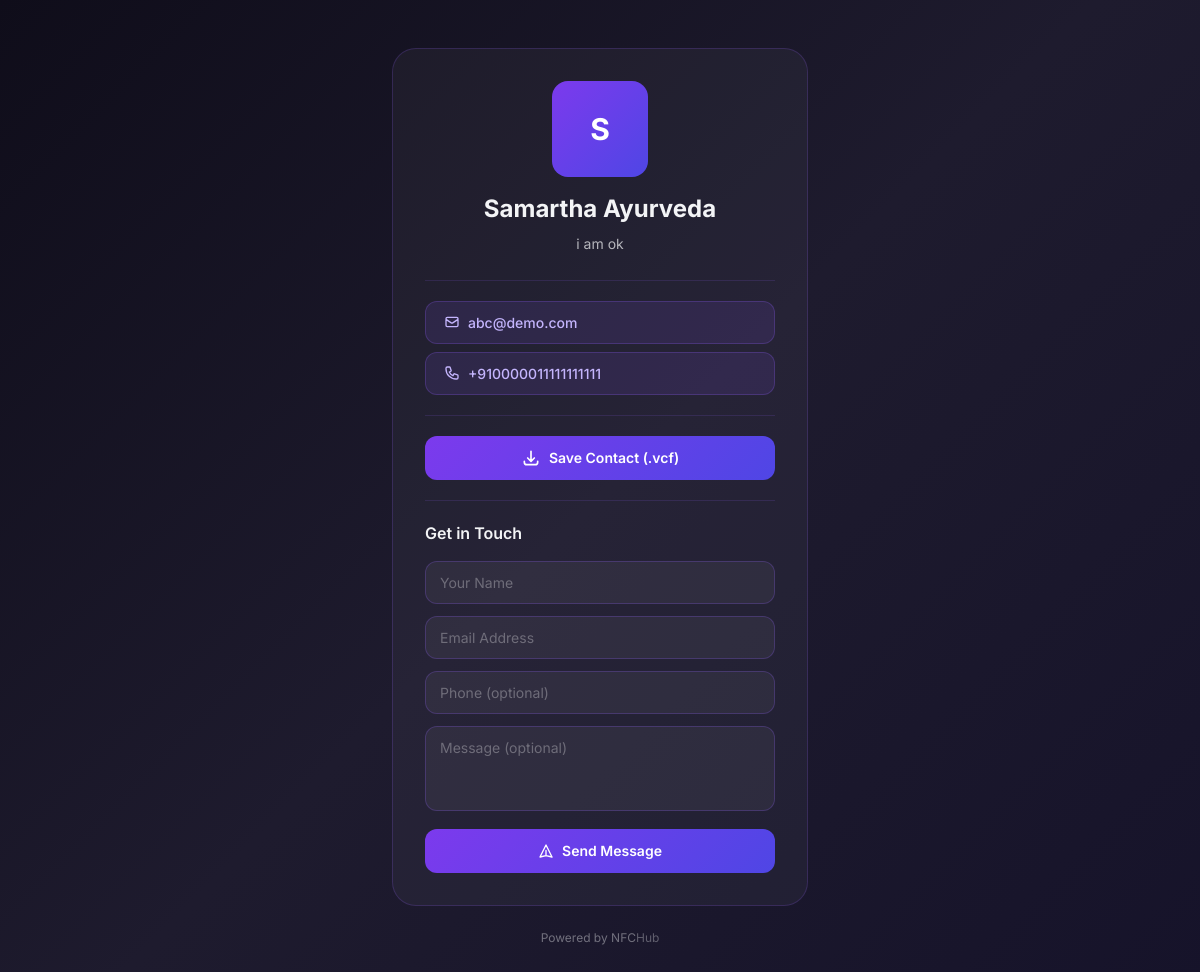
Page /c/test-card-kill-switch (signed in) on the committed database.
### models.py (models this page shows, shortened)
class User(UserMixin, db.Model):
    __tablename__ = 'users'
    id = db.Column(db.Integer, primary_key=True)
    username = db.Column(db.String(80), unique=True, nullable=False)
    email = db.Column(db.String(120), unique=True, nullable=False)
    password_hash = db.Column(db.String(256))
    emp_id = db.Column(db.String(20), unique=True, nullable=True)  # e.g. SA-001
    name = db.Column(db.String(200))  # Full legal name
    business_name = db.Column(db.String(200))
    bio = db.Column(db.Text)
    phone = db.Column(db.String(30))
    address = db.Column(db.Text)  # Residential or branch address
    website = db.Column(db.String(200))
    linkedin = db.Column(db.String(200))
    twitter = db.Column(db.String(200))
    instagram = db.Column(db.String(200))
    logo_filename = db.Column(db.String(200))  # photo_url equivalent
    designation = db.Column(db.String(100), default='Publicity Officer')  # SRS: Digital ID designation
    @property
    def photo_url(self):
        """Alias for logo_filename for template compatibility."""
        return self.logo_filename
    total_points = db.Column(db.Integer, default=0)
    card_theme = db.Column(db.String(50), default='nexus')
    subscription = db.Column(db.String(20), default='free')
    is_admin = db.Column(db.Boolean, default=False)
    is_suspended = db.Column(db.Boolean, default=False)
    created_at = db.Column(db.DateTime, default=datetime.utcnow)
    cards = db.relationship('NFCCard', backref='owner', lazy=True)

### app.py (the view)
    @app.route('/c/<slug>')
    def public_card(slug):
        card = NFCCard.query.filter_by(unique_id=slug).first_or_404()
        if card.status != 'active':
            abort(404)
        user = card.owner
        return render_template('public/card.html', card=card, user=user)

### templates/public/card.html (shortened to what this page needs)
<!DOCTYPE html>
<html lang="en">
<head>
  <script src="https://cdn.tailwindcss.com"></script>
</head>
<body class="theme-{{ user.card_theme or 'nexus' }}">
<div class="max-w-md mx-auto px-4 py-12">
  <div class="card-surface p-8">
    <div class="text-center mb-6">
      {% if user.logo_filename %}
      <img src="{{ url_for('static', filename='uploads/' + user.logo_filename) }}"
           alt="{{ user.business_name }}" class="w-24 h-24 rounded-2xl object-cover mx-auto shadow-lg mb-4"/>
      {% else %}
      <div class="w-24 h-24 rounded-2xl flex items-center justify-center mx-auto mb-4 text-3xl font-bold text-white" style="background: linear-gradient(135deg, #7c3aed, #4f46e5);">
        {{ (user.business_name or user.username)[0].upper() }}
      </div>
      {% endif %}
      <h1 class="text-2xl font-bold">{{ user.business_name or user.username }}</h1>
      {% if user.bio %}
      <p class="mt-2 text-sm opacity-70 leading-relaxed">{{ user.bio }}</p>
      {% endif %}
    </div>
    <hr class="divider my-5"/>
    <div class="space-y-2 mb-5">
      {% if user.email %}
      <a href="mailto:{{ user.email }}" class="social-btn w-full">
        <svg class="w-4 h-4" fill="none" stroke="currentColor" viewBox="0 0 24 24"><path stroke-linecap="round" stroke-linejoin="round" stroke-width="2" d="M3 8l7.89 5.26a2 2 0 002.22 0L21 8M5 19h14a2 2 0 002-2V7a2 2 0 00-2-2H5a2 2 0 00-2 2v10a2 2 0 002 2z"/></svg>
        {{ user.email }}
      </a>
      {% endif %}
      {% if user.phone %}
      <a href="tel:{{ user.phone }}" class="social-btn w-full">
        {{ user.phone }}
      </a>
      {% endif %}
    </div>
    <hr class="divider my-5"/>
    <a href="{{ url_for('public_vcf', slug=card.unique_id) }}"
       class="btn-primary flex items-center justify-center gap-2 w-full py-3 px-4 rounded-xl font-semibold text-sm transition-all">
      <svg class="w-5 h-5" fill="none" stroke="currentColor" viewBox="0 0 24 24"><path stroke-linecap="round" stroke-linejoin="round" stroke-width="2" d="M4 16v1a3 3 0 003 3h10a3 3 0 003-3v-1m-4-4l-4 4m0 0l-4-4m4 4V4"/></svg>
      Save Contact (.vcf)
    </a>
    <hr class="divider my-5"/>
    <div>
      <h2 class="font-semibold text-base mb-4">Get in Touch</h2>
      <form method="POST" action="{{ url_for('public_lead', slug=card.unique_id) }}" class="space-y-3" id="lead-form">
        <input type="text" name="name" class="input" placeholder="Your Name" required/>
        <input type="email" name="email" class="input" placeholder="Email Address" required/>
        <input type="tel" name="phone" class="input" placeholder="Phone (optional)"/>
        <textarea name="message" class="input" rows="3" placeholder="Message (optional)" style="resize:none;"></textarea>
        <button type="submit" id="lead-submit"
                class="btn-primary w-full py-3 px-4 rounded-xl font-semibold text-sm transition-all flex items-center justify-center gap-2">
          <svg class="w-4 h-4" fill="none" stroke="currentColor" viewBox="0 0 24 24"><path stroke-linecap="round" stroke-linejoin="round" stroke-width="2" d="M12 19l9 2-9-18-9 18 9-2zm0 0v-8"/></svg>
          Send Message
        </button>
      </form>
    </div>
  </div>
  <p class="text-center text-xs opacity-40 mt-6">Powered by NFC<span style="opacity:0.8">Hub</span></p>
</div>
</body>
</html>

### templates/public/card.html (style rules this page uses)
body { font-family: 'Inter', sans-serif; }
.social-btn { display:inline-flex; align-items:center; gap:8px; padding:10px 18px; border-radius:12px; font-size:14px; font-weight:500; text-decoration:none; transition:all 0.2s; }
.theme-nexus { background: linear-gradient(135deg, #0f0d1a 0%, #1e1b2e 50%, #16132a 100%); color: #f3f4f6; min-height:100vh; }
.theme-nexus .card-surface { background: rgba(255,255,255,0.04); border: 1px solid rgba(139,92,246,0.2); border-radius: 24px; }
.theme-nexus .btn-primary { background: linear-gradient(135deg, #7c3aed, #4f46e5); color: white; }
.theme-nexus .social-btn { background: rgba(139,92,246,0.12); border: 1px solid rgba(139,92,246,0.25); color: #c4b5fd; }
.theme-nexus .input { background: rgba(255,255,255,0.05); border: 1px solid rgba(139,92,246,0.25); color: white; border-radius: 12px; padding: 10px 14px; width: 100%; outline: none; font-family: inherit; font-size: 14px; }
.theme-nexus .input::placeholder { color: rgba(255,255,255,0.3); }
.theme-nexus .divider { border-color: rgba(139,92,246,0.15); }

### rows in the picture
User: business_name "S", business_name "Samartha Ayurveda", bio "i am ok", email "abc@demo.com", phone "+910000011111111111"
